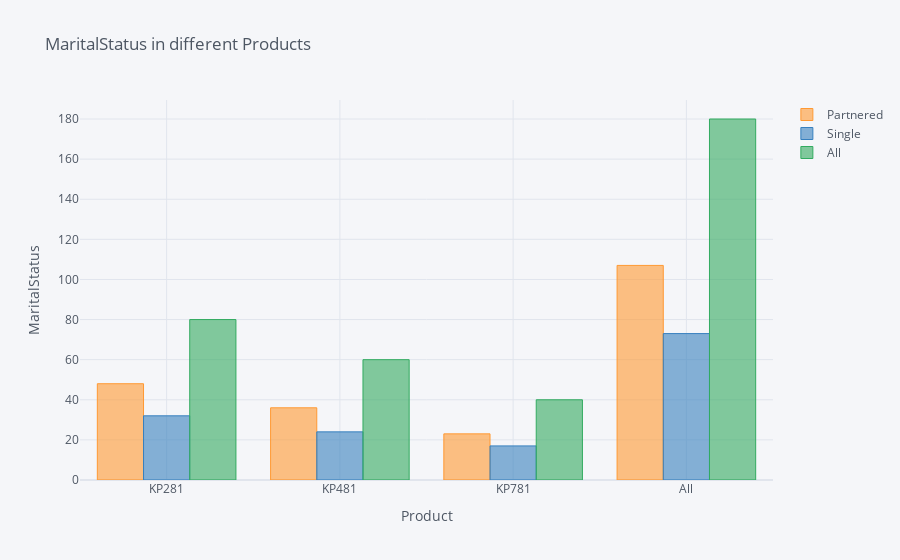

Notebook cell for this chart:
### Code cell
pd.crosstab(aer.Product,aer.MaritalStatus,margins=True).iplot(kind='bar', title='   MaritalStatus in different Products',yTitle='MaritalStatus',xTitle='Product')
pd.crosstab(aer.Product,aer['MaritalStatus'],normalize=True,margins=True)

### Figure 1 — Plotly figure (JSON) as saved in the notebook; plotly's stock layout.template omitted (floating-point values rounded to 4 significant figures)
{"data": [{"marker": {"color": "rgba(255, 153, 51, 0.6)", "line": {"color": "rgba(255, 153, 51, 1.0)", "width": 1}}, "name": "Partnered", "orientation": "v", "text": "", "type": "bar", "x": ["KP281", "KP481", "KP781", "All"], "y": [48, 36, 23, 107]}, {"marker": {"color": "rgba(55, 128, 191, 0.6)", "line": {"color": "rgba(55, 128, 191, 1.0)", "width": 1}}, "name": "Single", "orientation": "v", "text": "", "type": "bar", "x": ["KP281", "KP481", "KP781", "All"], "y": [32, 24, 17, 73]}, {"marker": {"color": "rgba(50, 171, 96, 0.6)", "line": {"color": "rgba(50, 171, 96, 1.0)", "width": 1}}, "name": "All", "orientation": "v", "text": "", "type": "bar", "x": ["KP281", "KP481", "KP781", "All"], "y": [80, 60, 40, 180]}], "layout": {"legend": {"bgcolor": "#F5F6F9", "font": {"color": "#4D5663"}}, "paper_bgcolor": "#F5F6F9", "plot_bgcolor": "#F5F6F9", "title": {"font": {"color": "#4D5663"}, "text": "   MaritalStatus in different Products"}, "xaxis": {"gridcolor": "#E1E5ED", "showgrid": true, "tickfont": {"color": "#4D5663"}, "title": {"font": {"color": "#4D5663"}, "text": "Product"}, "zerolinecolor": "#E1E5ED"}, "yaxis": {"gridcolor": "#E1E5ED", "showgrid": true, "tickfont": {"color": "#4D5663"}, "title": {"font": {"color": "#4D5663"}, "text": "MaritalStatus"}, "zerolinecolor": "#E1E5ED"}}}
